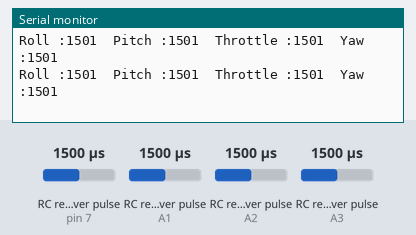
This sketch was run on a simulated Arduino Uno, built with avr-gcc and run on an emulated ATmega328P. On the bench: the last lines printed to the serial monitor. Wiring (inferred from the names in the program): 4 × RC receiver channel: data pin 7 / data A1 / data A2 / data A3. The test bench sets the inputs (shaded band); at power-on: RC receiver pulse (sensors on pin 7, A1, A2, A3) 1500 µs.

Above: at 1.2 s.
1.3 s: RC receiver pulse (sensor on pin 7) set to 1020 µs
At 2.1 s:
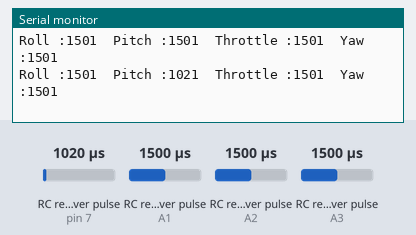
2.8 s: RC receiver pulse (sensor on A1) set to 1020 µs
At 3.1 s:
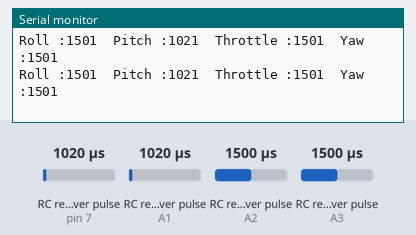
4.3 s: RC receiver pulse (sensor on A2) set to 1020 µs
At 4.8 s:
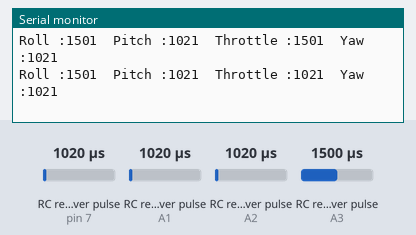
5.8 s: RC receiver pulse (sensor on A3) set to 1020 µs
At 6.4 s:
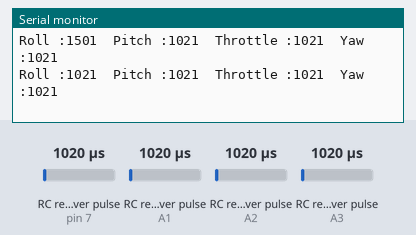
7.3 s: RC receiver pulse (sensor on pin 7) set to 1250 µs
At 8.1 s:
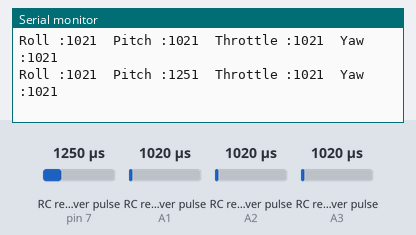
8.8 s: RC receiver pulse (sensor on A1) set to 1250 µs
At 8.8 s:
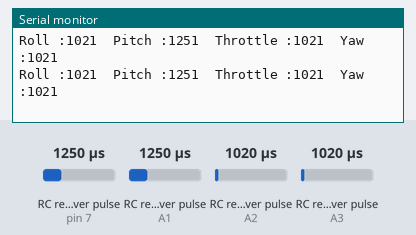
Timing chart, 0 to 11.3 s (numbered marks = the images above; inputs shaded):
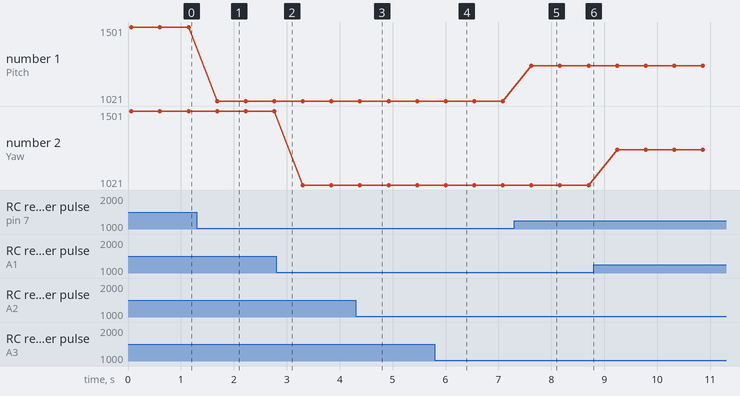

The sketch:

RC_read.ino
```cpp
#include <Servo.h>

/*
          RC Min Max RANGE

Trim in lowest position for all channels.

Roll    : 1000 to 1830
Pitch   : 1000 to 1735
Throttle: 1000 to 1865
Yaw     : 1090 to 1910

*/

//RC_receiver- Arduino Pin Configuration
byte RC_AIL_PITCH = 7;
byte RC_ELE_YAW = A1;
byte RC_THR = A2;
byte RC_RUD_ROLL= A3;

//RC variables
int rc_roll = 0;
int rc_pitch = 0;
int rc_thr = 0;
int rc_yaw = 0;

void setup()
{

   // initializing the RC Receiver
  pinMode(RC_RUD_ROLL, INPUT);
  pinMode(RC_AIL_PITCH, INPUT);
  pinMode(RC_THR, INPUT);
  pinMode(RC_ELE_YAW, INPUT);

  //initializing Serial Communication
  Serial.begin(9600);
  Serial.flush();
}

void loop()
{
  //Reading the RC input value

  rc_roll = pulseIn(RC_RUD_ROLL, HIGH);
  rc_pitch = pulseIn(RC_AIL_PITCH, HIGH);
  rc_thr = pulseIn(RC_THR, HIGH);
  rc_yaw = pulseIn(RC_ELE_YAW, HIGH);

  //printing the RC input values
  Serial.print("Roll :");
  Serial.print(rc_roll);
  Serial.print("\tPitch :");
  Serial.print(rc_pitch);
  Serial.print("\tThrottle :");
  Serial.print(rc_thr);
  Serial.print("\tYaw :");
  Serial.println(rc_yaw);
  delay(500);
}
```

Measured:
- after the input at 1.3 s, the serial monitor: prints a new line after 0.38 s (image 1)
- after the input at 4.3 s, the serial monitor: prints a new line after 0.08 s (image 3)
- after the input at 5.8 s, the serial monitor: prints a new line after 0.20 s (image 4)
- after the input at 7.3 s, the serial monitor: prints a new line after 0.32 s (image 5)
- plotted number 1: 1501 → 1021 after the input at 1.3 s, 1021 → 1251 after the input at 7.3 s
